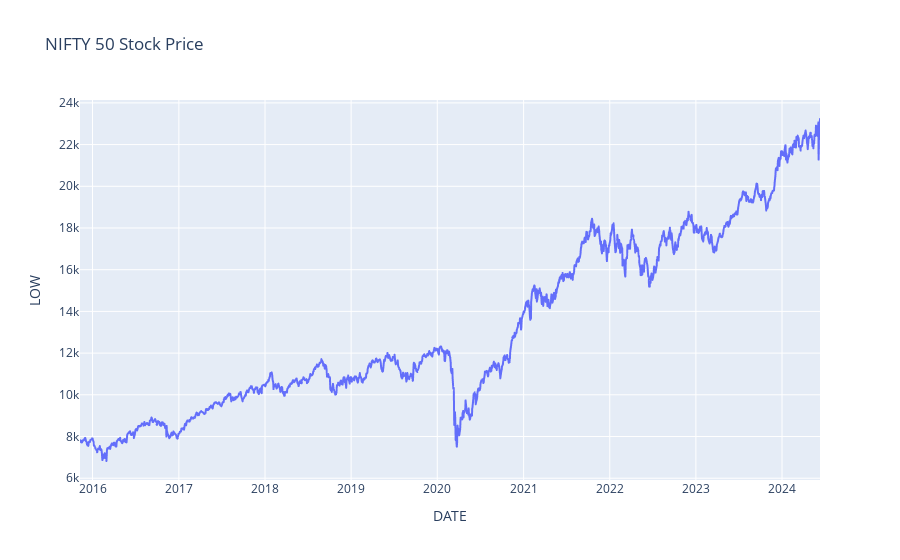

This figure's notebook cell:
### Code cell
fig = px.line(data, x='DATE',y='LOW',title='NIFTY 50 Stock Price')
fig.show()

### Figure 1 — Plotly figure (JSON) as saved in the notebook; plotly's stock layout.template omitted (floating-point values rounded to 4 significant figures; data arrays with more than 128 entries replaced by an {"elided": "..."} marker saying what was removed)
{"data": [{"hovertemplate": "DATE=%{x}<br>LOW=%{y}<extra></extra>", "legendgroup": "", "line": {"color": "#636efa", "dash": "solid"}, "marker": {"symbol": "circle"}, "mode": "lines", "name": "", "showlegend": false, "type": "scattergl", "x": {"elided": "2131 str values"}, "xaxis": "x", "y": {"elided": "2131 float values"}, "yaxis": "y"}], "layout": {"legend": {"tracegroupgap": 0}, "title": {"text": "NIFTY 50 Stock Price"}, "xaxis": {"anchor": "y", "domain": [0, 1], "title": {"text": "DATE"}}, "yaxis": {"anchor": "x", "domain": [0, 1], "title": {"text": "LOW"}}}}
